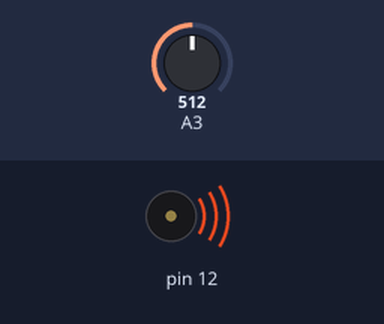
This sketch was run on a simulated Arduino Uno, built with avr-gcc and run on an emulated ATmega328P. Parts: buzzer (waves = sounding). Inputs (shaded band) come from the test bench; at power-on: A3 = 512.

Above: at 1.8 s.
1.9 s: A3 set to 978
4.9 s: A3 set to 1011
At 6.0 s:
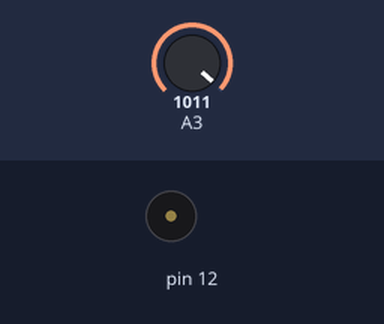
Timing chart, 0 to 7.9 s (numbered marks = the images above; inputs shaded):
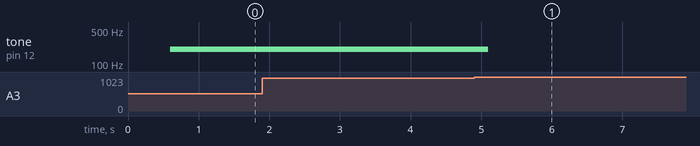

Measured:
- the behaviour switches between 993 and 994 on A3 (found by bisection; images 0 and 1)
- after the input at 4.9 s, tone on pin 12: 200 Hz → silent after 0.20 s

The sketch:

readValues.ino
```cpp
/*
read values from sensors and send via serial port
*/

int x = 0;                              // a place to hold pin values
int ledpin = 13;
int y = 0;

void setup()
{
  Serial.begin(115200);               // 115200 is the default Arduino Bluetooth speed
  digitalWrite(13,HIGH);              ///startup blink
  delay(600);
  digitalWrite(13,LOW);
  pinMode(13,INPUT);
}

void loop()
{

y = analogRead(3);
if (y < 994) {
  tone(12, 200);
  delay(500);
  noTone(12);
}

if (Serial.available() > 0){         // Check serial buffer for characters

    if (Serial.read() == 'r') {       // If an 'r' is received then read the pins

for (int pin= 0; pin<=4; pin++){      // Read and send analog pins 0-5
    x = analogRead(pin);
    sendValue (x);
    }

for (int pin= 2; pin<=13; pin++){     // Read and send digital pins 2-13
    x = digitalRead(pin);
    sendValue(x);
    }

    Serial.println();                 // Send a carriage returnt to mark end of pin data.
    delay (5);                        // add a delay to prevent crashing/overloading of the serial port

  }
 }
}

void sendValue (int x){              // function to send the pin value followed by a "space".
 Serial.print(x);
 Serial.write(32);
}
```
